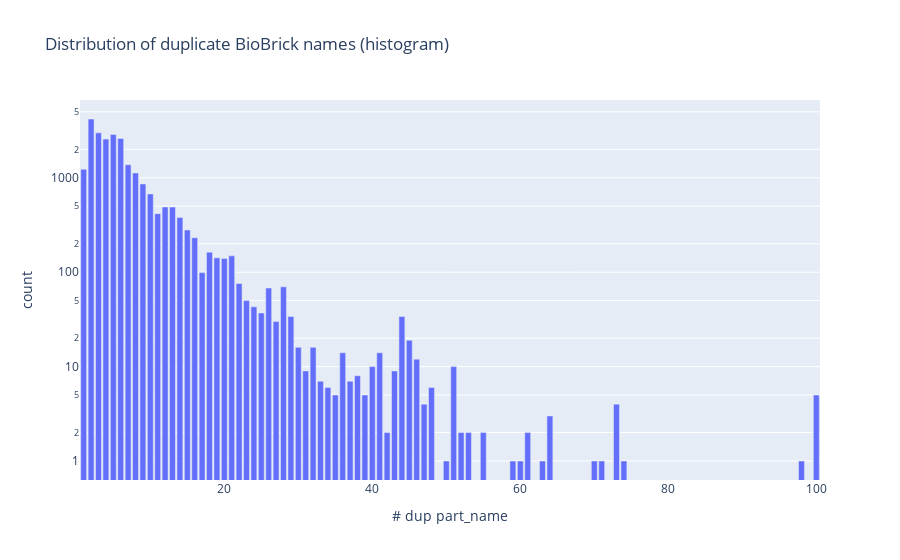

The code cell stored with this chart in its notebook:
### Code cell
import plotly.express as px
px.bar(num_dups,x="# dup part_name",y="count",log_y=True,title="Distribution of duplicate BioBrick names (histogram)")

### Figure 1 — Plotly figure (JSON) as saved in the notebook; plotly's stock layout.template omitted (floating-point values rounded to 4 significant figures)
{"data": [{"alignmentgroup": "True", "hovertemplate": "# dup part_name=%{x}<br>count=%{y}<extra></extra>", "legendgroup": "", "marker": {"color": "#636efa"}, "name": "", "offsetgroup": "", "orientation": "v", "showlegend": false, "textposition": "auto", "type": "bar", "x": [2, 3, 5, 6, 4, 7, 1, 8, 9, 10, 12, 13, 11, 14, 15, 16, 18, 21, 19, 20, 17, 22, 28, 26, 23, 24, 25, 44, 29, 27, 45, 32, 30, 41, 36, 46, 51, 40, 43, 31, 38, 37, 33, 48, 34, 100, 39, 35, 73, 47, 64, 61, 55, 53, 52, 42, 98, 74, 71, 70, 63, 60, 59, 50], "xaxis": "x", "y": [4198, 2995, 2885, 2610, 2571, 1376, 1232, 1126, 861, 675, 491, 490, 417, 379, 280, 232, 163, 149, 142, 140, 99, 76, 70, 68, 50, 43, 37, 34, 34, 30, 19, 16, 16, 14, 14, 12, 10, 10, 9, 9, 8, 7, 7, 6, 6, 5, 5, 5, 4, 4, 3, 2, 2, 2, 2, 2, 1, 1, 1, 1, 1, 1, 1, 1], "yaxis": "y"}], "layout": {"barmode": "relative", "legend": {"tracegroupgap": 0}, "title": {"text": "Distribution of duplicate BioBrick names (histogram)"}, "xaxis": {"anchor": "y", "domain": [0, 1], "title": {"text": "# dup part_name"}}, "yaxis": {"anchor": "x", "domain": [0, 1], "title": {"text": "count"}, "type": "log"}}}
